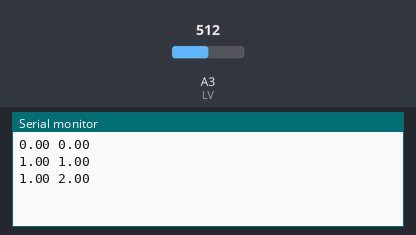
The sketch below on a simulated Arduino Uno, built with avr-gcc and run on an emulated ATmega328P. Shown: the last lines printed to the serial monitor. The inputs (shaded band) are chosen by the test bench; at power-on: A3 (LV) = 512.

Above: at 2.8 s.
2.9 s: A3 (LV) set to 306
At 3.4 s:
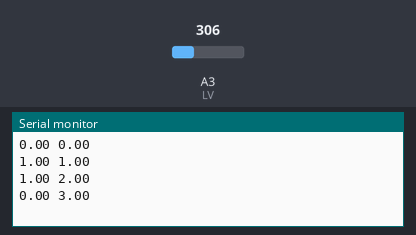
4.4 s: A3 (LV) set to 511
At 5.8 s:
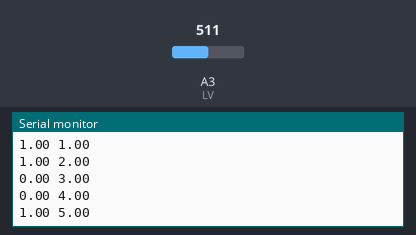
Timing chart, 0 to 7.4 s (numbered marks = the images above; inputs shaded):
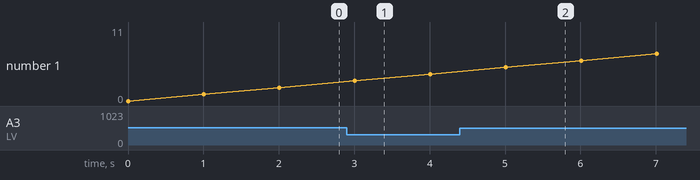

The sketch:

PIDcontrol_sep1.ino
```cpp
/* Autor: Ana Júlia da Silva
    Ano: 2023
    Este código é parte integrante do TCC e tem a seguinte funcionalidade:
     Emular o funcionamento de um controle PID do separador bifásico de óleo e gás;
*/
// Include library
#include <Adafruit_MCP4725.h>
Adafruit_MCP4725 dac;

//variable
float Kp = -10;
float Ti = 10;
float Td = 0;
float setpointLV = 2; //m
float setpointP = 8; //bar
float LV = A3;
float P = A4;
float dt = 0.01; //tempo de amostragem
float outputLV;
float outputP;
float errorP = 0;
float errorLV = 0;
unsigned long time;
float T = 1;

float error_oldLV = 0.0;
float error_oldLV2 = 0.0;
float integralTermLV = 0.0;
float Output_oldLV = 0.0;
float error_oldP = 0.0;
float error_oldP2 = 0.0;
float integralTermP = 0.0;
float Output_oldP = 0.0;
float uLV;
float uP = 0;
//float uLV_old = 0;
float uLV_old = 0.5;
float uP_old = 0;

  //incialização do temporizador
unsigned long previousMillis = 0;
const long interval = 1000; // Intervalo de 1 segundo

void setup(){
  Serial.begin(9600);
  dac.begin(0x60);
}

void PID() {
  // Calcule o erro
  float inputLV = analogRead(LV) *5.2/ (1023); //o sinal é recebido em bits aqui estamos convertando de bits para volts e de volts para metros
  //float inputP = analogRead(P) * 5.00 *8/ (1023.00*2.5); //bar

  errorLV = - inputLV + setpointLV;
  //errorP = inputP - setpointP;

//PID LEVEL
  //equação do sinal de controle em tempo discreto u(k)
  float r0 = Kp + Kp*Td/T;
  float r1 = -Kp + Kp*T/Ti - 2*Kp*Td/T;
  float r2 = Kp*Td/T;

  //uLV = uLV_old + r0*errorLV + r1*error_oldLV + r2*error_oldLV2 + 0.5;
  uLV = uLV_old + r0*errorLV + r1*error_oldLV + r2*error_oldLV2;

  if (uLV>1){ //saturação do sistema
      uLV=1;
    }

  if (uLV<0){ //saturação do sistema
      uLV=0;
  }

  // Atualize as variáveis para a próxima iteração
  error_oldLV2 = error_oldLV;
  error_oldLV = errorLV;
  uLV_old = uLV;

//PID PRESSURE
  //equação do sinal de controle em tempo discreto u(k)
  //float r0 = Kp + Kp*Td/dt;
  //float r1 = -Kp + Kp*dt/Ti - 2*Kp*Td/dt;
  //float r2 = Kp*Td/dt;

//   uP = 0.5 + r0*errorP + r1*error_oldP + r2*error_oldP2;

//   // if (uP>1){ //saturação do sistema
//   //     uP=1;
//   //   }

//   // if (uP<0){ //saturação do sistema
//   //     uP=0;
//   // }
//   // Atualize as variáveis para a próxima iteração
//   error_oldP2 = error_oldP;
//   error_oldP = errorP;
//   uP_old = uP;
}

void loop(){
dac.setVoltage(uLV*4095/5,false);

  unsigned long currentMillis = millis();

  if (currentMillis - previousMillis >= interval) {
    PID();
    previousMillis = currentMillis;  // Salva o tempo atual
  }

    //válvulas de saída

Serial.print(uLV);
Serial.print(" ");
//Serial.print(" signal control P:");
//Serial.print(uP);
//Serial.print(" errorP:");
//Serial.print(errorP);
//Serial.print(" errorLV:");
//Serial.print(errorLV);
//Serial.print("\n");

float time;
time = millis()/1000;
Serial.println(time);
delay(1000);
}
```

Measured:
- after the input at 2.9 s, the serial monitor: prints a new line after 0.10 s (image 1)
- after the input at 4.4 s, the serial monitor: prints a new line after 0.61 s (image 2)
